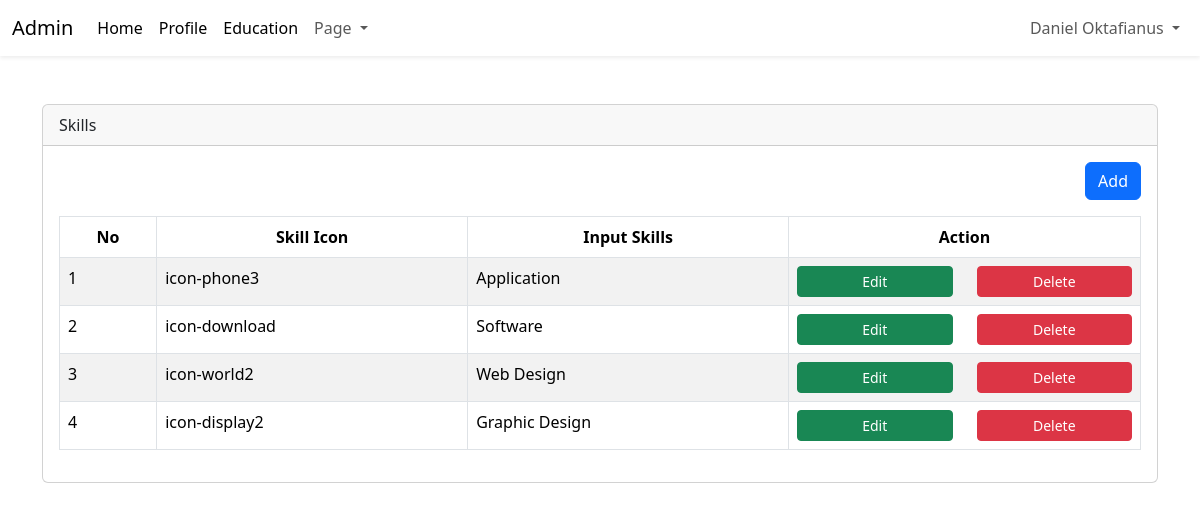
Page /admin/dashboard.php?page=skills (signed in) on the committed database.
### tables this page shows
CREATE TABLE `skills` (
  `skill_id` int(11) NOT NULL,
  `color_services` varchar(50) NOT NULL,
  `skill_icon` varchar(100) NOT NULL,
  `skill_name` varchar(25) NOT NULL,
  `skill_point` int(2) NOT NULL
);

### admin/content/skills.php (the view, shortened to what this page needs)
<?php
include 'config/connection_login.php';
$query = mysqli_query($config, "SELECT * FROM skills ORDER BY skill_id DESC");
$row = mysqli_fetch_all($query, MYSQLI_ASSOC);
?>
<div class="table-responsive">
    <div align="right" class="mb-3">
        <a href="?page=tambah_skill" class="btn btn-primary">Add</a>
    </div>
    <table class="table table-bordered table-striped">
        <thead>
            <tr class="text-center">
                <th>No</th>
                <th>Skill Icon</th>
                <th>Input Skills</th>
                <th>Action</th>
            </tr>
        </thead>
        <tbody>
            <?php foreach ($row as $key => $data_value): ?>
            <tr>
                <td><?= $key + 1; ?></td>
                <td><?= $data_value['skill_icon']; ?></td>
                <td><?= $data_value['skill_name']; ?></td>
                <td>
                    <div class="row d-flex justify-content-center">
                        <div class="col-6">
                            <a href="?page=tambah_skill&edit=<?php echo $data_value['skill_id']; ?>"
                                class="btn btn-success btn-sm d-flex justify-content-center">Edit</a>
                        </div>
                        <div class="col-6">
                            <a onclick="return confirm('Are you sure?')"
                                href="?page=skills&delete= <?php echo $data_value['skill_id']; ?>"
                                class="btn btn-danger btn-sm d-flex justify-content-center">Delete</a>
                        </div>
                    </div>
                </td>
            </tr>
            <?php endforeach ?>
        </tbody>
    </table>
</div>

### rows in the picture
skills: skill_icon "icon-phone3", skill_name "Application"
skills: skill_icon "icon-download", skill_name "Software"
skills: skill_icon "icon-world2", skill_name "Web Design"
skills: skill_icon "icon-display2", skill_name "Graphic Design"

### other values in the picture
$_name "Daniel Oktafianus"
str_replace("_", " ", ucfirst($_GET['page'])) "Skills"
